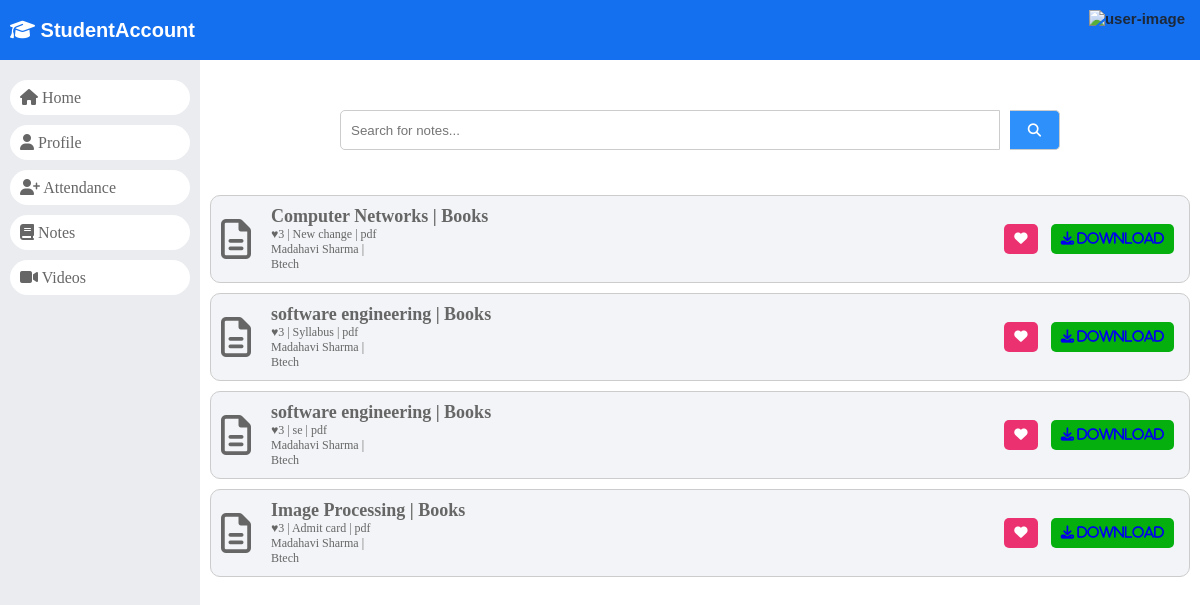
The app's page /student_notes/, older data.
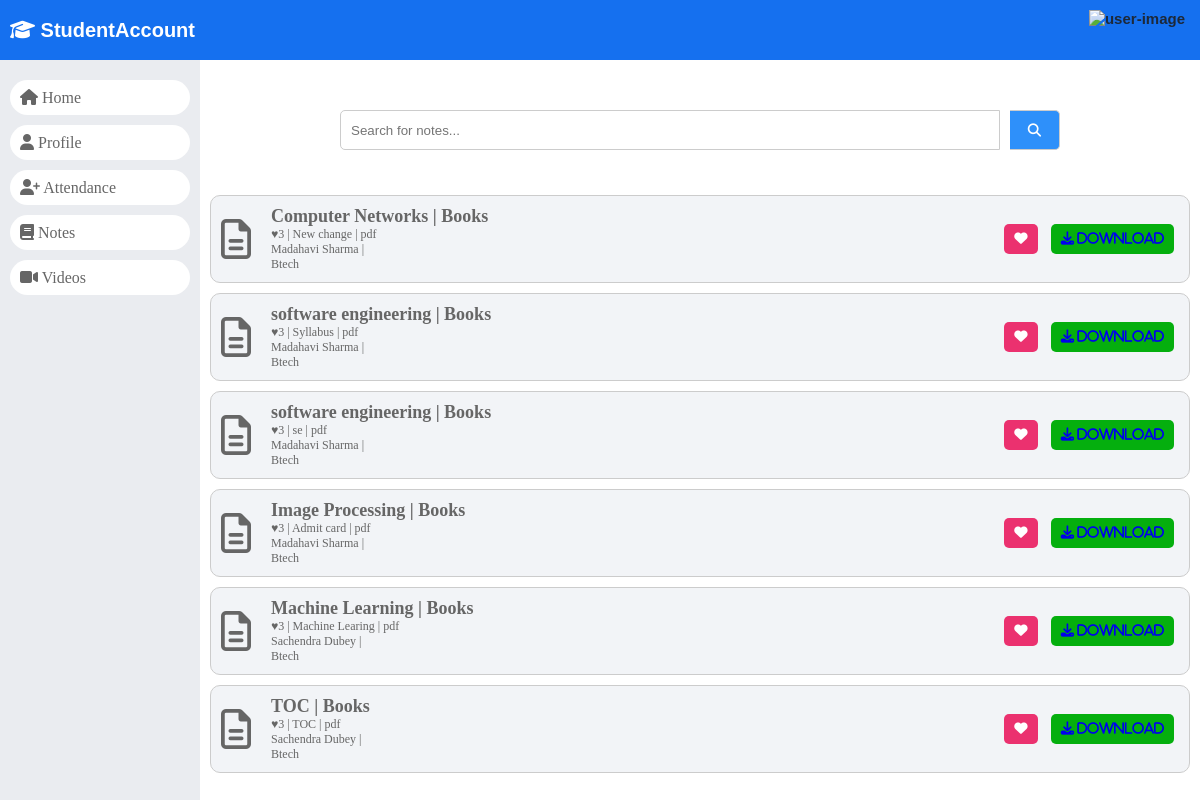
The same page, newer data.
### dashboard/models.py (models this page shows)
class Notes(models.Model):
    id = models.AutoField(primary_key=True)
    subject_id = models.ForeignKey(Subjects, on_delete=models.CASCADE)
    course_id = models.ForeignKey(Courses, on_delete=models.CASCADE)
    session_year_id = models.ForeignKey(SessionYearModel, on_delete=models.CASCADE)
    uploaded_by = models.ForeignKey(Staffs, on_delete=models.CASCADE)
    upload_date = models.DateTimeField(auto_now_add=True)
    document = models.FileField(upload_to='notes/')
    description = models.TextField()
    objects = models.Manager()

class Subjects(models.Model):
	id =models.AutoField(primary_key=True)
	subject_name = models.CharField(max_length=255)
	course_id = models.ForeignKey(Courses, on_delete=models.CASCADE, default=1)
	staff_id = models.ForeignKey(CustomUser, on_delete=models.CASCADE)
	created_at = models.DateTimeField(auto_now_add=True)
	updated_at = models.DateTimeField(auto_now=True)
	objects = models.Manager()

class Staffs(models.Model):
	id = models.AutoField(primary_key=True)
	admin = models.OneToOneField(CustomUser, on_delete = models.CASCADE)
	address = models.TextField()
	created_at = models.DateTimeField(auto_now_add=True)
	updated_at = models.DateTimeField(auto_now=True)
	objects = models.Manager()

class CustomUser(AbstractUser):
	HOD = '1'
	STAFF = '2'
	STUDENT = '3'
	EMAIL_TO_USER_TYPE_MAP = {
		'hod': HOD,
		'staff': STAFF,
		'student': STUDENT
	}
	user_type_data = ((HOD, "HOD"), (STAFF, "Staff"), (STUDENT, "Student"))
	user_type = models.CharField(default=1, choices=user_type_data, max_length=10)

class Courses(models.Model):
	id = models.AutoField(primary_key=True)
	course_name = models.CharField(max_length=255)
	created_at = models.DateTimeField(auto_now_add=True)
	updated_at = models.DateTimeField(auto_now=True)
	objects = models.Manager()

### dashboard/StudentViews.py (the view)
# urls.py: path('student_notes/', StudentViews.student_notes, name="student_notes"),
def student_notes(request):
    notes = Notes.objects.all()
    context = {
        "notes": notes
    }
    return render(request,'student page/notes.html',context)

### dashboard/templates/student page/notes.html (shortened to what this page needs)
{% load static %}
<!DOCTYPE html>
<html lang="en">
<head>
    <link rel="stylesheet" href="https://cdnjs.cloudflare.com/ajax/libs/font-awesome/6.5.1/css/all.min.css"
 />
        <link rel="stylesheet" href="{% static 'style.css' %}">
</head>
<body>
    <header>
        <div>
            <a href="/">
                <div class="logo">
                    <i class="fa-solid fa-graduation-cap"></i>
                    StudentAccount
                </div>
            </a>
        </div>
        {% include '../headerUser.html' %}
    </header>
    <div id="main">
        {% include './navigation.html' %}
        <div id="student_record">
            <div id="notes">
                <div id="search-bar">
                    <form>
                        <input type="search" name="search" id="search" placeholder="Search for notes..." />
                        <button type="submit">
                            <i class="fa-solid fa-magnifying-glass"></i>
                        </button>
                    </form>
                </div>
                {% for file in notes %}
                <div class="note">
                    <div class="detail">
                        <div class="image">
                            <i class="fa-regular fa-file-lines"></i>
                        </div>
                        <div class="info">
                            <div class="note-title">
                                <span>{{file.subject_id.subject_name}}</span><span>Books</span>
                            </div>
                            <div class="extra-info">
                                <span>♥3</span>
                                <span>{{file.description}}</span>
                                <span>pdf</span>
                            </div>
                            <div class="upload-info">
                                <span>{{file.uploaded_by.admin.first_name}} {{file.uploaded_by.admin.last_name}}</span>
                                <span>{{file.uploaded_date}}</span>
                            </div>
                            <div class="category">
                                <span>{{file.course_id.course_name}}</span>
                            </div>
                        </div>
                    </div>
                    <div class="actions">
                        <button class="like btn">
                            <i class="fa fa-heart"></i>
                        </button>
                        <button class="download btn">
                            <a href="{{ file.document.url }}" download>
                            <i class="fa fa-download"> download</i>
                        </a>
                        </button>
                    </div>
                </div>
                {% endfor %}
            </div>
        </div>
    </div>
</body>
</html>

Row changes from the older to the newer data that the page shows:
added Notes: subject_id.subject_name "Machine Learning", description "Machine Learing", uploaded_by.admin.first_name "Sachendra", uploaded_by.admin.last_name "Dubey", course_id.course_name "Btech"
added Notes: subject_id.subject_name "TOC", description "TOC", uploaded_by.admin.first_name "Sachendra", uploaded_by.admin.last_name "Dubey", course_id.course_name "Btech"
